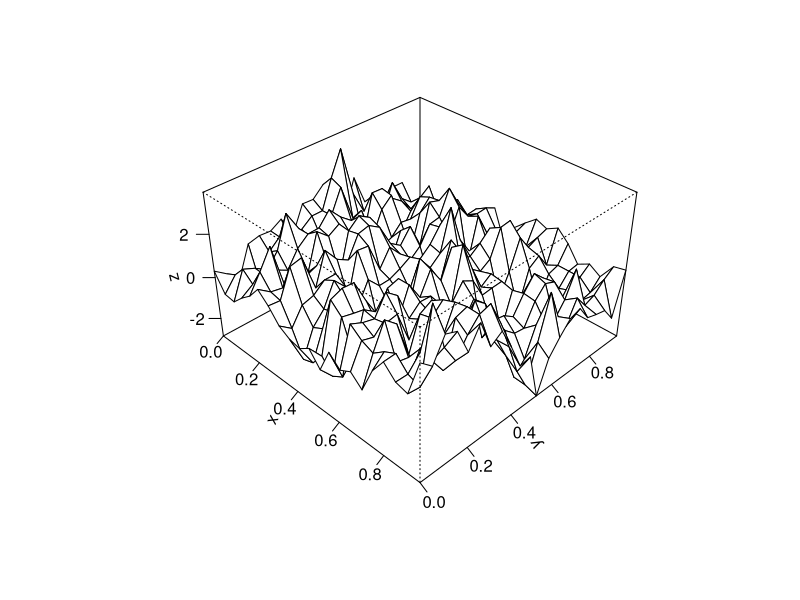
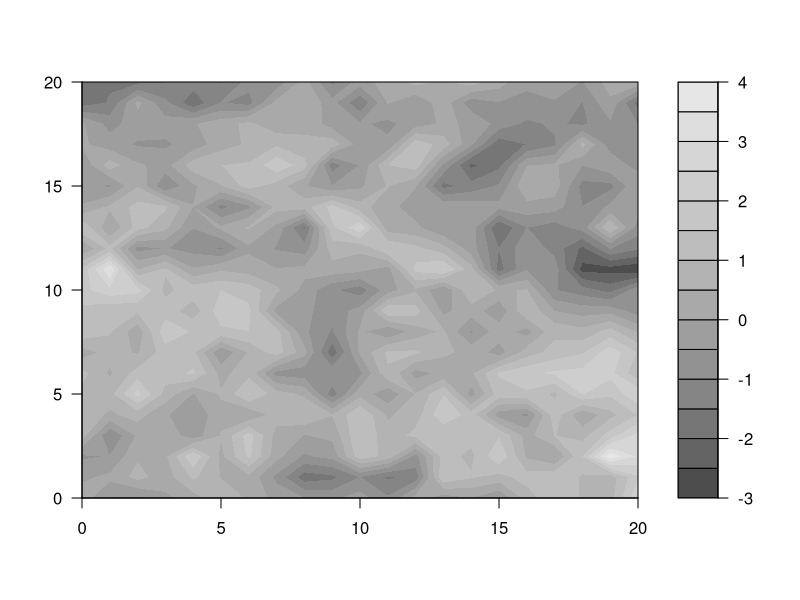

The R source for these figures, in order:
library(MASS)
cov.matern=function(x, nu = 2, alpha = 1, vars=1)
{
  if(nu == 0.5)
    return(vars*exp( - x * alpha))
  ismatrix <- is.matrix(x)
  if(ismatrix){nr=nrow(x); nl=ncol(x)}
  x <- c(alpha * x)
  output <- rep(1, length(x))
  n <- sum(x > 0)
  if(n > 0) {
    x1 <- x[x > 0]
    output[x > 0] <-
      (1/((2^(nu - 1)) * gamma(nu))) * (x1^nu) * besselK(x1, nu)
  }
  if(ismatrix){
    output <- matrix(output, nr, nl)
  }
  vars*output
}
locs=cbind(rep(0:20, 21)/20, rep(0:20, each=21)/20)
V=cov.matern(as.matrix(dist(locs)),nu=1/2, alpha=7*sqrt(3))
set.seed(20)
z=mvrnorm(mu=rep(0, 21^2), Sigma=V)
z=matrix(z, ncol=21)
persp(x=(0:20)/21, y=(0:20)/21, z, theta=45, phi=35, r=5, expand=0.6, axes=T,
      ticktype="detailed", xlab="x", ylab="y", zlab="z")
filled.contour(x=0:20, y=0:20, z, color.palette=gray.colors)
V=cov.matern(as.matrix(dist(locs)),nu=2, alpha=7*sqrt(3))
set.seed(20)
z=mvrnorm(mu=rep(0, 21^2), Sigma=V)
z=matrix(z, ncol=21)
